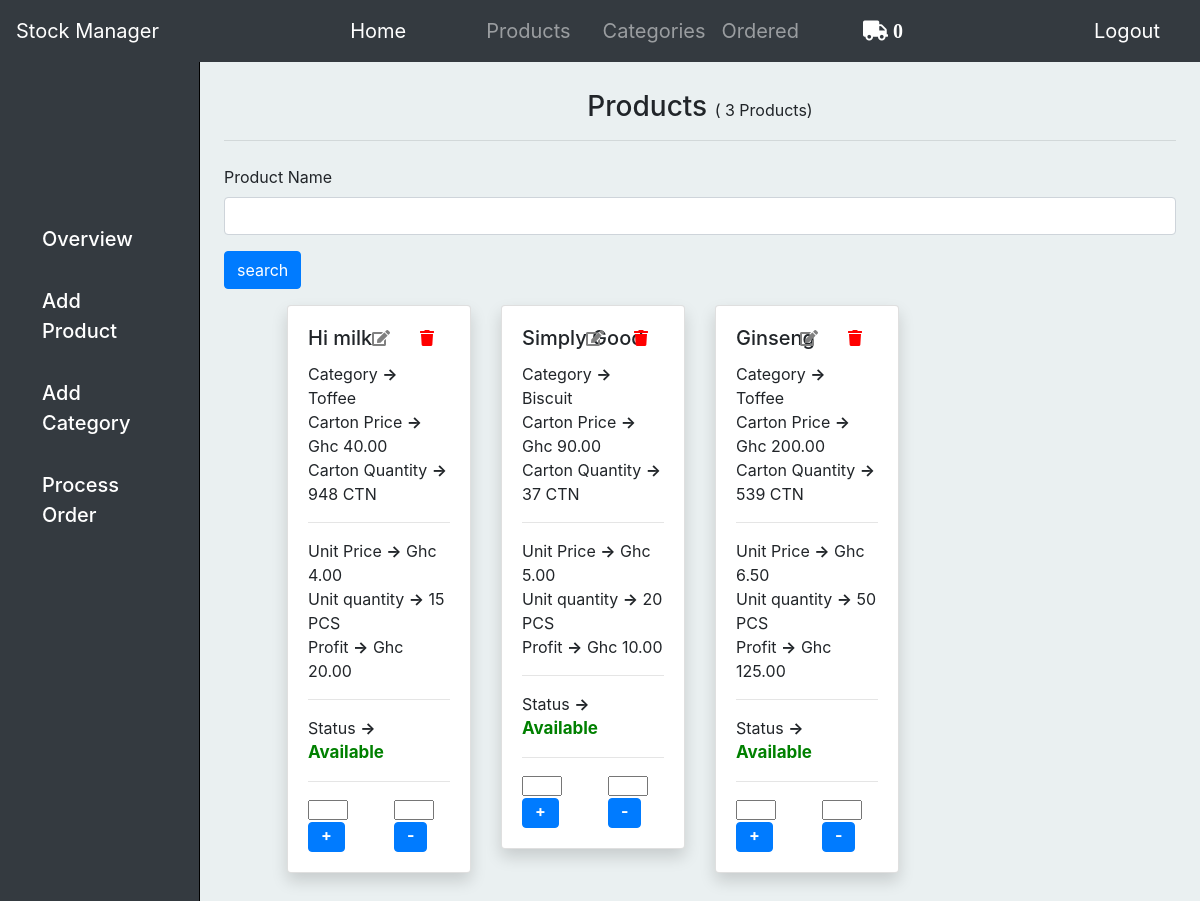
Screenshot of /products/ (signed in) with the database file from the repository.
### base/models.py (models this page shows, shortened)
class Product(models.Model):
    name = models.CharField(max_length=100)
    category = models.ForeignKey(Category, on_delete=models.CASCADE, null=True, blank=True, related_name='products')
    code = models.CharField(max_length=100)
    quantity = models.IntegerField(default=1)
    carton_price = models.DecimalField(decimal_places=2, default=0.00, max_digits=9)
    unit_price = models.DecimalField(decimal_places=2, default=0.00, max_digits=9)
    unit_quantity = models.IntegerField(default=1)
    status = models.CharField(max_length=100, choices=CHOICES, default="Available")
    owner = models.ForeignKey(User, on_delete=models.CASCADE)
    def get_status(self):
        if self.quantity >0:
            return True
        else:
            return False
    def get_profit(self):
        profit = (self.unit_price * self.unit_quantity) - self.carton_price
        return profit

class Category(models.Model):
    name = models.CharField(max_length=100)
    code = models.CharField(max_length=100)
    owner = models.ForeignKey(User, on_delete=models.CASCADE)
    def __str__(self):
        return self.name

### base/views.py (the view)
# urls.py: path('products/',views.product, name="product"),
def product(request):
    products = Product.objects.filter(owner=request.user)
    noc = len(products)
    productfilter = ProductFilter(request.GET, queryset=products)
    products = productfilter.qs
    context = {
        'noc':noc,
        'products':products,
        'productfilter':productfilter
    }
    return render(request, "base/products_page.html", context)

### base/templatetags/cart_template_tags.py (called while the page is built)
@register.filter
def cart_item_count(user):
    if user.is_authenticated:
        qs = Order.objects.filter(user=user, ordered=False)
        if qs.exists():
            return qs[0].items.count()
    return 0

### base/templates/base/products_page.html (shortened to what this page needs)
{% extends 'base/layout.html' %}
{% load static %}
{% load crispy_forms_tags %}
{% block main %}
	<h3 class="h3_head">Products <small>( {{noc}} Products)</small></h3>
	<hr>
		<form id="searchForm" method="GET" class="mt-4">
			{{productfilter.form|crispy}}
			<input class="btn btn-primary mb-2" type="submit" value="search">
		</form>
		<div class="row ml-5 mr-5 mt-2">
			{% for product in products %}
			<div class="col-sm-6 col-xs-6 col-md-3 ">
				<div class="card shadow proddiv">
				<div class="card-body">
					<h5 class="card-title">{{product.name}}</h5>
					<small>Category <span style="font-weight: bolder;">-></span> {{product.category}}</small><br>
					<small class="card-text">Carton Price <span style="font-weight: bolder;">-></span> Ghc {{product.carton_price}}</small><br>
					<small class="card-text">Carton Quantity <span style="font-weight: bolder;">-></span> {{product.quantity}} CTN</small><br>
					<hr>
					<small class="card-text">Unit Price <span style="font-weight: bolder;">-></span> Ghc {{product.unit_price}}</small><br>
					<small class="card-text">Unit quantity <span style="font-weight: bolder;">-></span> {{product.unit_quantity}} PCS</small><br>
					<small class="card-text">Profit <span style="font-weight: bolder;">-></span> Ghc {{product.get_profit}}</small>
					<hr>
					<small class="card-text">Status
					{% if product.get_status %}
						<span style="font-weight: bolder; ">-></span> <span style="color: green; font-weight: bolder; font-size: 17px;">Available</span></small><br>
					{% else %}
					<span style="font-weight: bolder; ">-></span> <span style="color: red; font-weight: bolder; font-size: 17px;">Not Available</span></small><br>
					{% endif %}
					<hr>
					<div class="row">
						<form method="POST" action="{% url 'addquan' product.id %}" class="col">
							<input type="text" name="add" style="width: 40px; height: 20px;"> <button type="submit" class="btn btn-primary pb-1 pt-0 mr-2" style="font-weight: bolder;">+</button>
						</form>
						<form method="POST" action="{% url 'subquan' product.id %}" class="col">
							<input type="text" name="sub" style="width: 40px; height: 20px;">  <button class="btn btn-primary pb-1 pt-0" style="font-weight: bolder;">-</button>
						</form>
					</div>
					<div class="prodicon mr-5">
						<a href="{% url 'editproduct' product.id %}"><i class="fas fa-edit" style="color: grey;"></i></a>
					</div>
					<div class="prodicon">
						<a href="{% url 'prodconfirm' product.id %}"><i class="fas fa-trash" style="color: red;"></i></a>
					</div>
				</div>
				</div>
			</div>
			{% endfor %}
		</div>
{% endblock main %}

### base/templates/base/layout.html (shortened to what this page needs)
{% load static %}
{% load cart_template_tags %}
<!DOCTYPE html>
<html>
<head>
    <link rel="stylesheet" href="https://stackpath.bootstrapcdn.com/bootstrap/4.5.2/css/bootstrap.min.css">
    <link rel="stylesheet" type="text/css" href="{% static 'css/style.css' %}">
    <link rel="stylesheet" href="https://use.fontawesome.com/releases/v5.7.0/css/all.css">
</head>
<body style="background-color: #EAF0F1">
    <nav class="navbar navbar-expand-lg navbar-dark bg-dark fixed-top">
    <a class="navbar-brand" href="#">Stock Manager</a>
    <div class="collapse navbar-collapse" id="navbarSupportedContent">
        <ul class="navbar-nav ml-auto mr-auto">
        <li class="nav-item active mr-5">
            <a class="nav-link " href="{% url 'home' %}">Home <span class="sr-only">(current)</span></a>
        </li>
        <li class="nav-item ml-3">
            <a class="nav-link" href="{% url 'product' %}">Products</a>
        </li>
        <li class="nav-item ml-3">
            <a class="nav-link" href="{% url 'category' %}">Categories</a>
        </li>
        <li class="nav-item">
            <a class="nav-link" href="{% url 'orders' %}">Ordered</a>
        </li>
        <li class="nav-item">
            <a class="nav-link" href="{% url 'list' %}"><i class="fas fa-truck ml-5" style="color: white;;">  {{ request.user|cart_item_count }}</i></a>
        </li>
        </ul>
        {% if user.is_authenticated %}
        <a class="nav-link mr-2" href="{% url 'logout' %}">Logout</a>
        {% else %}
        <a class="nav-link mr-2" href="{% url 'login' %}">Login</a>
        {% endif %}
    </div>
    </nav>
    <div class="container-fluid">
    	<div class="row">
    		<div class="col-md-2 bg-dark d-none d-md-block sidebar">
    			<div class="sidebar-left">
    				<ul class="nav flex-column sidebar-nav">
                        <li class="nav-item  mt-3 mr-4 ml-3">
                            <div class="side_nav_div">
                            	<a class="nav-link active" href="{% url 'home' %}">
                               	Overview
                            </a>
                            </div>
                        </li>
                        <li class="nav-item  mt-3 mr-4 ml-3">
                            <div class="side_nav_div">
                            	<a class="nav-link active" href="{% url 'addprod' %}">
                               	Add Product
                            </a>
                            </div >
                        </li>
                        <li class="nav-item  mt-3 mr-4 ml-3">
                            <div class="side_nav_div">
                            	<a class="nav-link active" href="{% url 'addcat' %}">
                               	Add Category
                            </a>
                            </div >
                        </li>
                        <li class="nav-item  mt-3 mr-4 ml-3">
                            <div class="side_nav_div">
                            	<a class="nav-link active" href="#">
                               	Process Order
                            </a>
                            </div>
                        </li>
                        <li class="nav-item  mt-3 mr-4 ml-3">
                            <div class="side_nav_div">
                            	<a class="nav-link active" href="#">
                            </a>
                            </div>
                        </li>
                    </ul>
    			</div>
    		</div>
    		<main role="main" class="col-md-9 ml-sm-auto col-lg-10 px-4">
    			{% block main %}
                {% endblock main %}
    		</main>
    	</div>
    </div>
</body>
</html>

### base/static/css/style.css (style rules this page uses)
.sidebar { position: fixed; top: 0; bottom: 0; z-index: 100; padding: 200px 0 0 10px; border-right: 1px solid black; }
.sidebar-left { position: sticky; top: 0; height: calc(100vh-70px); }
.sidebar-nav li .nav-link { color: white; font-weight: 500; font-size: 20px; }
nav { font-size: 20px; }
main { padding-top: 90px; }
main .card { margin-bottom: 40px; }
a { color: white; }
.h3_head { text-align: center; }
.proddiv { position: relative; }
.prodicon { position: absolute; width: 20px; height: 20px; right: 30px; top: 20px; }
small { font-size: 16px; }

### rows the page displays
Product: name "Hi milk", category "Toffee", carton_price "40.00", quantity "948", unit_price "4.00", unit_quantity "15", get_profit "20.00", shows "Available"
Product: name "Simply Good", category "Biscuit", carton_price "90.00", quantity "37", unit_price "5.00", unit_quantity "20", get_profit "10.00", shows "Available"
Product: name "Ginseng", category "Toffee", carton_price "200.00", quantity "539", unit_price "6.50", unit_quantity "50", get_profit "125.00", shows "Available"

### other values shown
{{ request.user|cart_item_count }} "0"
{{ noc }} "3"
